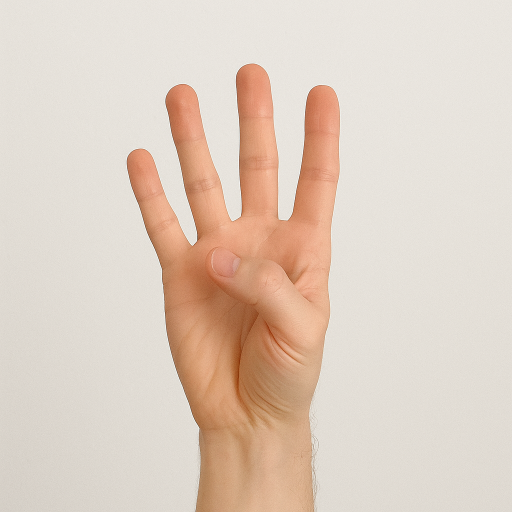
#> input picture DATA/4.png, 1024 x 1024 px (shown at 1/2 size)
$ jupyter execute --allow-errors FinalProject_S5211120_V2.ipynb
#> lines starting #> are read from the running program, lines starting #| are printed output that depends on the picture; after the words box and inside, x2 and y2 are one past the last pixel; in counts of white or black regions, pixels touching at a corner belong together
## Finger Counting with Canny Edge Detection and Geometric Analysis

This project focuses on detecting the number of raised fingers in a hand image using a combination of edge detection and geometric analysis techniques.

---

**Date**: 3/07/25
**Name**: Stefano
**Surname**: Infusini
**Student ID**: S5211120

---

### Workflow

#### 1. Edge Detection and Processing

   - 1.1 **Edge Detection and Denoising**<br>
      Apply Gaussian filtering to reduce noise, followed by Canny edge detection to extract sharp hand contours.

   - 1.2 **Morphological Processing**<br>
      Use morphological operations (e.g., dilation, closing) to fill small gaps and smooth the edges of the hand.

   - 1.3 **Region Filling (Mask Creation)**<br>
      Fill the interior of the smoothed contour to create a binary mask that clearly separates the hand from the background.

   - 1.4 **Contour Refinement**<br>
      Recalculate the edges on the binary mask to isolate a clean, continuous outer contour of the hand.

#### 2. Geometric Analysis

   - 2.1 **Convex Hull and Defect Detection**
      Compute the convex hull to approximate the outer shape of the hand. Analyze convexity defects to identify valleys between fingers.

   - 2.2 **Geometric Filtering and Finger Counting**
      Filter out invalid convexity defects based on angle and distance thresholds. Count the remaining valid defects, applying additional logic for special cases such as a closed fist or a single raised finger.

<br>
<br>

> **Note:**
> While this project achieves good results on static hand images, its performance on real-time video input still leaves room for improvement. Achieving robust real-time accuracy would require more careful hyperparameter tuning and improved techniques for noise reduction and background suppression. These enhancements, however, fall outside the scope of this notebook, which is intended primarily to demonstrate the potential of edge detection when coupled with appropriate analysis.

### Various Imports

[cell 1]
import numpy as np
import matplotlib.pyplot as plt
import matplotlib.patches as mpatches
from matplotlib.lines import Line2D
import skimage.color as color
import cv2
import pyautogui
from scipy import signal
from matplotlib import cm

plt.rcParams['figure.figsize'] = [10, 10]

### Functions

Utility functions used to carry on the project

[cell 2]
def diffuse(edge_image, iterations=1):
    img = edge_image.copy()
    for _ in range(iterations):
        padded = np.pad(img, ((1,1),(1,1)), mode='constant')
        result = img.copy()
        for i in range(1, padded.shape[0] - 1):
            for j in range(1, padded.shape[1] - 1):
                if padded[i, j] > 0:
                    result[i-1:i+2, j-1:j+2] = 255  # set 3x3 neighborhood to white
        img = result
    return img


# [12 lines left out: function contour, not called in this run]

def add_border(image, color=(255, 255, 255), thickness=2):
    return cv2.copyMakeBorder(image, thickness, thickness, thickness, thickness,
                               cv2.BORDER_CONSTANT, value=color)

# [9 lines left out: function put_centered_label, not called in this run]


def display_finger_detection_grid(results, expected_counts=None):
    """
    Displays a clean grid of finger detection results.

    Parameters:
    - results: List of tuples [(filename, detected_count, img_rgb), ...]
    - expected_counts: List of expected counts to display alongside detected counts (optional)
    """

    n_images = len(results)
    cols = 3
    rows = int(np.ceil(n_images / cols))

    fig, axes = plt.subplots(rows, cols, figsize=(5 * cols, 5 * rows))
    axes = axes.flatten()

    for idx, (ax, (filename, detected_count, img_rgb)) in enumerate(zip(axes, results)):
        ax.imshow(img_rgb)
        expected = f"Expected: {expected_counts[idx]}" if expected_counts else ""
        ax.set_title(f"Detected: {detected_count} {expected}", fontsize=14)
        ax.axis('off')
        # Draw a white border for separation
        for spine in ax.spines.values():
            spine.set_edgecolor('white')
            spine.set_linewidth(5)

    # Hide unused subplots
    for ax in axes[len(results):]:
        ax.axis('off')

    plt.subplots_adjust(wspace=0.05, hspace=0.15)
    plt.tight_layout()
    plt.show()

let's start by defining how the Canny Edge Detection works

### **1. Edge Detection & Processing**

reading the image

[cell 3]
img = plt.imread('DATA/4.png')
#> img is the input picture: shape (1024, 1024, 3) float32; mean R, G, B 0.874, 0.811, 0.756
if img.dtype != np.uint8:
    img = (img * 255).astype(np.uint8)

plt.figure(figsize=(5, 5))
plt.imshow(img)
plt.axis('off')
plt.title('Original Image')
plt.show()

#### Canny Edge Detection

The Canny Edge Detection algorithm detects edges in an image through the following structured steps:

1. Smooth the image using a 2D Gaussian filter
   This reduces noise in the image before performing edge detection.

2. Compute the image gradient using the Sobel operator
   Calculate the gradients in the $x$ and $y$ directions to detect changes in intensity.

3. Calculate the gradient magnitude
   At each pixel:
   $$
   G = \sqrt{G_x^2 + G_y^2}
   $$
   which indicates the edge strength at each location.

4. Calculate the gradient orientation
   At each pixel:
   $$
   \theta = \arctan{\left(\frac{G_y}{G_x}\right)}
   $$
   which indicates the edge direction.

5. Apply non-maximum suppression (NMS)
   Thin the edges by retaining pixels with the maximum gradient magnitude along the gradient direction while suppressing non-maximum pixels.

6. Perform double thresholding and edge tracking by hysteresis
   - Apply high and low thresholds to distinguish strong edges from weak edges.
   - Use edge tracking to keep weak edges connected to strong edges while discarding isolated weak edges

[cell 4]
def canny_edge_detection(image, low_threshold=0.1, high_threshold=0.3):
    return cv2.Canny(image, int(low_threshold * 255), int(high_threshold * 255))

##### 1.1 Edge Detection and Denoising

[cell 5]
def to_grayscale(image):
    if len(image.shape) == 2:
        return image
    return cv2.cvtColor(image, cv2.COLOR_BGR2GRAY)
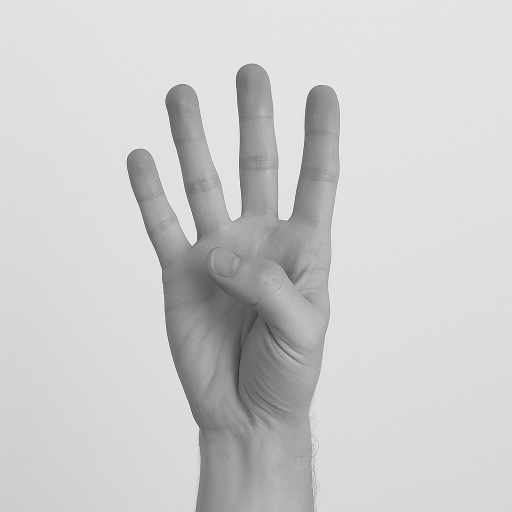
#> returned value: shape (1024, 1024) (shown at 1/2 size); min 31, max 255, mean 204.5

def gaussian_smoothing(image, K_size=(0,0) ,sigma=1):
#> called with K_size = (0, 0), sigma = 0.5
    return cv2.GaussianBlur(image, K_size, sigma)

[cell 6]
img_gray = to_grayscale(img)
img_smoothed = gaussian_smoothing(img_gray, sigma=0.5)

[cell 7]
# plotting the histogram to find the best thresholds
plt.figure(figsize=(10, 5))
plt.subplot(1, 2, 1)
plt.hist((img_smoothed/255).ravel(), bins=256, color='gray', alpha=0.7)
plt.title('Histogram of Smoothed Image')
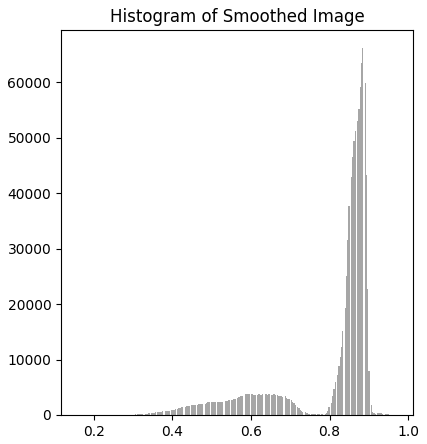
#> figure drawn by matplotlib, 1 panel; tallest bar 66153 high, from x = 0.883 to 0.887

##### Noise vs Quality Threshold

Although the histogram suggests that a lower threshold around 0.6–0.7 and an upper threshold near 0.9 might be appropriate, in practice these values tend to miss parts of the hand’s contour. For robust finger detection, preserving the full outline of the hand is more important than eliminating all noise. Therefore, it’s better to use more conservative (i.e., lower) thresholds. This approach may admit a bit of extra noise, but it ensures that weaker edge segments—especially around the palm and wrist—are not lost. A complete and connected contour is crucial for later steps like convex hull analysis and finger separation.

For future, more general analysis, we plan to use even softer thresholds to improve robustness.

[cell 8]
low_threshold = 0.2
high_threshold = 0.6
edges = canny_edge_detection(img_smoothed, low_threshold=low_threshold, high_threshold=high_threshold)
#> in canny_edge_detection, `return cv2.Canny(image, int(low_threshold * 255), int(high_threshold *..`:
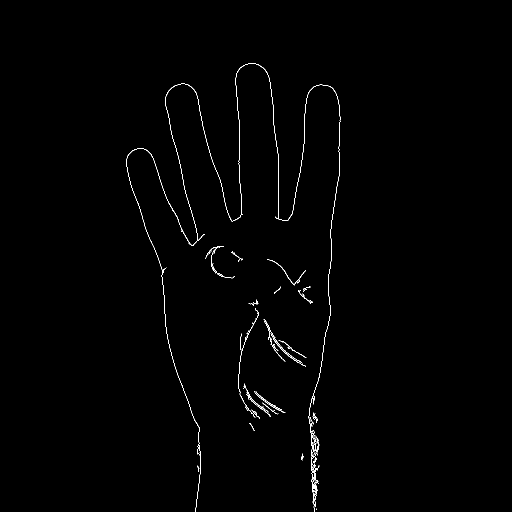
#> returned value: shape (1024, 1024) (shown at 1/2 size); 0.6% white in thin lines or dots, all inside (x1, y1, x2, y2) = (253, 126, 681, 1024)

##### 1.2 Morphological Processing

[cell 9]
kernel = cv2.getStructuringElement(cv2.MORPH_ELLIPSE, (3, 3))       # mainly used for morphological operations
edges_diffused = cv2.morphologyEx(edges, cv2.MORPH_CLOSE, kernel, iterations=1)

contours, _ = cv2.findContours(edges_diffused, cv2.RETR_EXTERNAL, cv2.CHAIN_APPROX_SIMPLE)
#> contours = 19 contours, 3 with area under 20; largest, box (x1, y1, x2, y2) and area: (253, 126, 681, 1024) 1708, (527, 638, 612, 733) 430, (487, 767, 542, 834) 222, (508, 783, 571, 826) 200, (410, 492, 469, 557) 152
contour_points = max(contours, key=cv2.contourArea)
#> contour_points = contour of 2740 points, box (x1, y1, x2, y2) (253, 126, 681, 1024), area 1708

# Visualize contour points on original image
contour_image = cv2.cvtColor(img_gray, cv2.COLOR_GRAY2BGR)
for point in contour_points:
    cv2.circle(contour_image, tuple(point[0]), 1, (0, 0, 255), -1)
#> this loop made 2740 passes
#> point on passes 1 to 3: [[504, 126]], [[503, 127]], [[496, 127]]
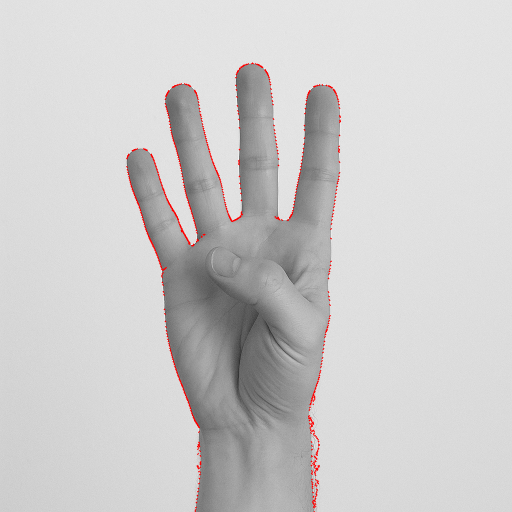
#> contour_image: shape (1024, 1024, 3) (shown at 1/2 size); mean B, G, R 203.5, 203.5, 204.9

# Plot all results in one figure
fig, axes = plt.subplots(1, 4, figsize=(20, 5))
axes[0].imshow(img_smoothed, cmap='gray'); axes[0].set_title('Smoothed Image'); axes[0].axis('off')
axes[1].imshow(edges, cmap='gray'); axes[1].set_title('Canny Edges'); axes[1].axis('off')
axes[2].imshow(edges_diffused, cmap='gray'); axes[2].set_title('Diffused Edges'); axes[2].axis('off')
axes[3].imshow(contour_image); axes[3].set_title('Contour Points'); axes[3].axis('off')
plt.tight_layout()
plt.show()

#### 1.3 Filling the region of the hand (mask creation)

[cell 10]
def fill_edges(edges):
    h, w = edges.shape[:2]
    mask = np.zeros((h+2, w+2), np.uint8)
    floodfilled = edges.copy()
    cv2.floodFill(floodfilled, mask, (0,0), 255)
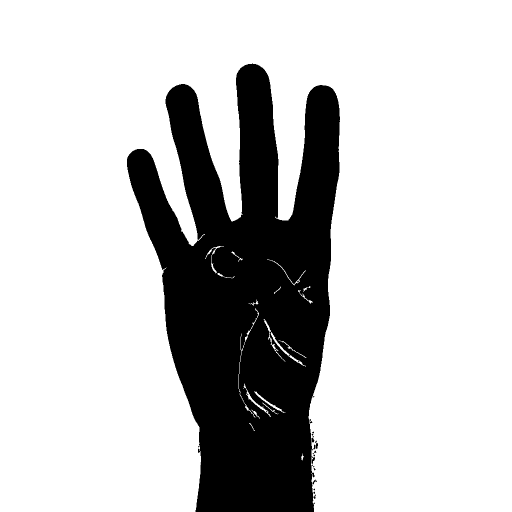
#> floodfilled: shape (1024, 1024) (shown at 1/2 size); 78.1% white; 19 black regions (16 under 20 px), largest, box (x1, y1, x2, y2) and area: (254, 127, 680, 1024) 229904, (632, 886, 636, 898) 38, (627, 889, 631, 899) 27

    hand_filled = cv2.bitwise_not(floodfilled)   # Invert flood filled image to get the hand as white
    hand_filled_clean = cv2.bitwise_or(hand_filled, edges) # Combine filled hand with edges
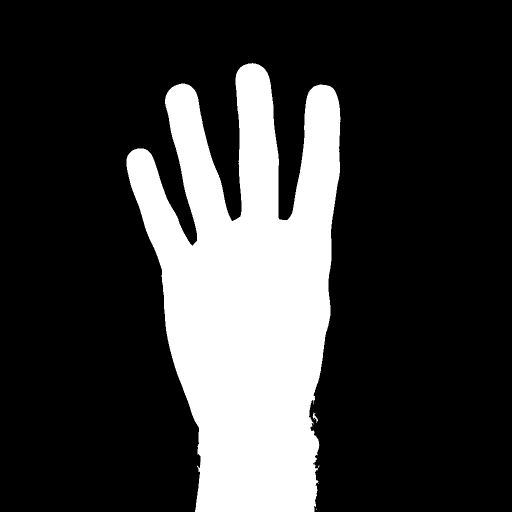
#> hand_filled_clean: shape (1024, 1024) (shown at 1/2 size); 22.7% white; 3 white regions (1 under 20 px), largest, box (x1, y1, x2, y2) and area: (253, 126, 681, 1024) 237440, (625, 825, 636, 846) 74

    return hand_filled_clean # returns the filled shape of the hand

[cell 11]
# redundant pass to refine the edges
#kernel = np.ones((5, 5), np.uint8)
#edges_binary_closed = cv2.dilate(edges_binary, kernel, iterations=2)
#edges = cv2.erode(edges_diffused, kernel, iterations=2)

hand_filled_clean = fill_edges(edges_diffused)

#### 1.4 Detecting the edges again for the filled hand

[cell 12]
# find edges for the filled hand mask
hand_edges = canny_edge_detection(hand_filled_clean, low_threshold=0.1, high_threshold=0.3)
#> call 2 of canny_edge_detection, with low_threshold = 0.1, high_threshold = 0.3
#> in canny_edge_detection (call 2), `return cv2.Canny(image, int(low_threshold * 255), int(high_threshold *..`:
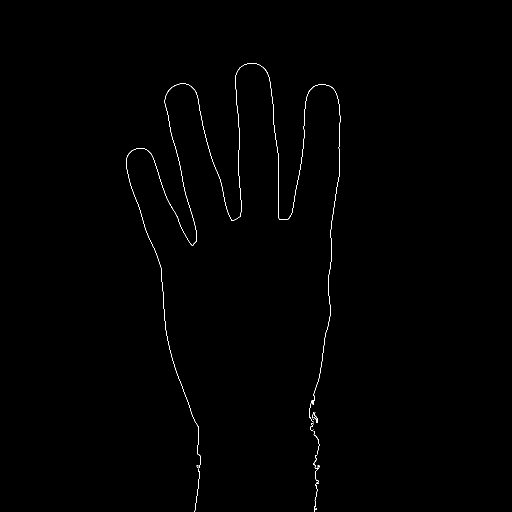
#> returned value: shape (1024, 1024) (shown at 1/2 size); 0.35% white in thin lines or dots, all inside (x1, y1, x2, y2) = (252, 126, 681, 1024)

# calculating again the contour points for the hand edges
hand_edges_refined = diffuse(hand_edges, iterations=1)
#> the loop in diffuse, `for _ in range(iterations):` made 1 pass
#> pass 1, in diffuse, `padded = np.pad(img, ((1,1),(1,1)), mode='constant')`:
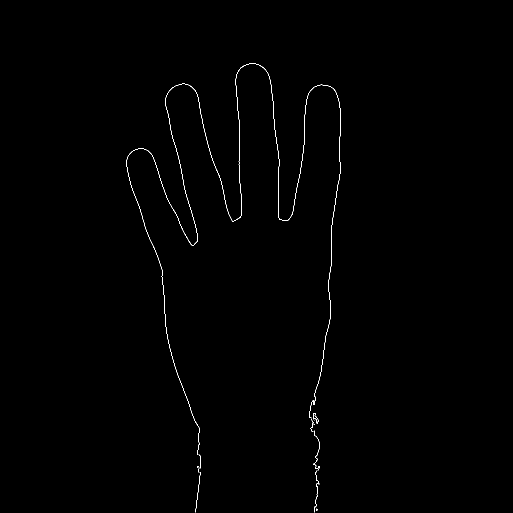
#> padded: shape (1026, 1026) (shown at 1/2 size); 0.35% white in thin lines or dots, all inside (x1, y1, x2, y2) = (253, 127, 682, 1025)
#> pass 1, in diffuse, `img = result`:
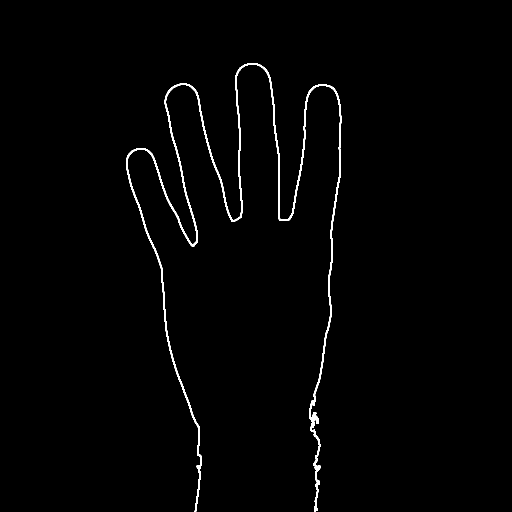
#> img: shape (1024, 1024) (shown at 1/2 size); 1.2% white; 1 white region

fig, axes = plt.subplots(1, 3, figsize=(15, 5))
axes[0].imshow(edges_diffused, cmap='gray'); axes[0].set_title('Closed Edges'); axes[0].axis('off')
axes[1].imshow(hand_filled_clean, cmap='gray'); axes[1].set_title('Hand Mask + Edges (Fully White Hand)'); axes[1].axis('off')
axes[2].imshow(hand_edges_refined, cmap='gray'); axes[2].set_title('Refined Hand Edges'); axes[2].axis('off')
plt.tight_layout()
plt.show()

Finally, we end up with the following edges

[cell 13]
plt.figure(figsize=(8, 8))
plt.imshow(hand_edges_refined, cmap='gray')
plt.axis('off')
plt.title('Final Output of the Detection Process')
plt.show()

### **2. Geometric Analysis**

We now focus on how we can analyze the edges in order to count the number of fingers.
It is immediate to understand that the quality of the detected edges plays a central role in obtaining a proper geometric analysis.
That's why it is required for the

#### 2.1 Convex Hull and Defect Detection

To analyze the structure of the hand, we start by identifying its outer contour — the boundary that separates the hand from the background.

From this contour, we compute the convex hull, which is the smallest convex shape that completely encloses the hand. Geometrically, the convex hull smooths over the spaces between the fingers, resulting in a simplified, tight-fitting outline around the hand.

The core idea lies in comparing this idealized convex shape to the actual, more detailed hand contour. The differences between the two reveal meaningful features, such as the locations of valleys between fingers, which are essential for finger counting.

**Process:**

1. Find contour from refined edges
2. Compute convex hull
3. Find convexity defects

[cell 14]
contours, _ = cv2.findContours(hand_edges_refined, cv2.RETR_EXTERNAL, cv2.CHAIN_APPROX_SIMPLE)
#> contours = 1 contour; box (x1, y1, x2, y2) and area: (252, 126, 683, 1024) 8869

hand_contour_points = max(contours, key=cv2.contourArea)
#> hand_contour_points = contour of 2704 points, box (x1, y1, x2, y2) (252, 126, 683, 1024), area 8869

hull = cv2.convexHull(hand_contour_points)
#> hull = contour of 33 points, box (x1, y1, x2, y2) (252, 126, 683, 1024), area 303756
hull_indices = cv2.convexHull(hand_contour_points, returnPoints=False)
#> hull_indices = 33 values, max 2703 at index 0, min 0 at index 32, mean 1656.7

test_img = cv2.cvtColor(img_gray, cv2.COLOR_GRAY2BGR)
cv2.drawContours(test_img, [hand_contour_points], -1, (0, 255, 0), 2)
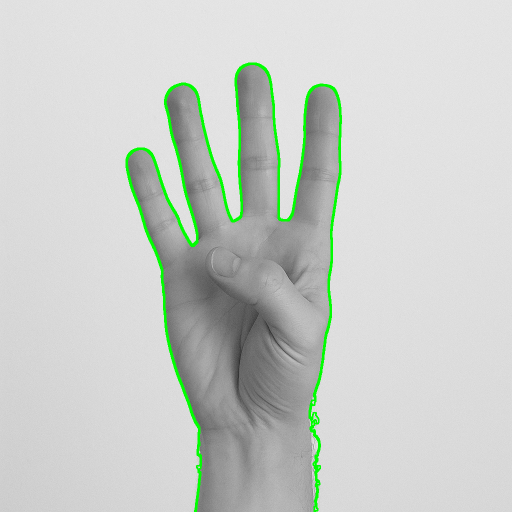
#> test_img: shape (1024, 1024, 3) (shown at 1/2 size); mean B, G, R 200.8, 205.8, 200.8

defects = cv2.convexityDefects(hand_contour_points, hull_indices)
#> defects = 28 rows, first 6: [0, 235, 79, 75040], [235, 241, 236, 162], [241, 243, 242, 114], [243, 247, 244, 176], [248, 250, 249, 142], [250, 554, 391, 53224]
#> (the rest of the program and of its run is left out)
